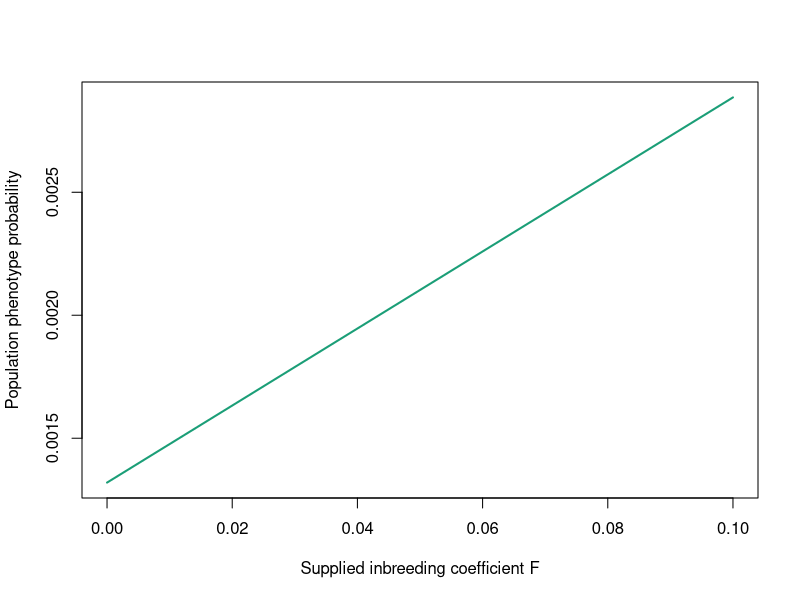

Source code (R):
## ---- chunk 1
#| label: genotype-frequencies
q <- 0.02
genotype_frequencies <- function(q,F=0) {
  stopifnot(length(q)==1,is.finite(q),q>=0,q<=1,
            length(F)==1,is.finite(F),F>=0,F<=1)
  p <- 1-q
  c(AA=p^2+F*p*q,Aa=2*p*q*(1-F),aa=q^2+F*p*q)
}
freq <- genotype_frequencies(q)
stopifnot(abs(sum(freq)-1)<1e-12,
          max(abs(freq-c(0.9604,0.0392,0.0004)))<1e-12)
data.frame(genotype=names(freq),probability=unname(freq),
           expected_in_100000=100000*unname(freq))
## ---- chunk 2
#| label: penetrance-models
full_recessive <- c(AA=0,Aa=0,aa=1)
incomplete <- c(AA=0,Aa=0,aa=0.8)
background <- c(AA=0.001,Aa=0.001,aa=0.8)
phenotype_probability <- function(freq,penetrance) {
  stopifnot(identical(names(freq),names(penetrance)),
            all(is.finite(freq)),all(freq>=0),abs(sum(freq)-1)<1e-12,
            all(is.finite(penetrance)),all(penetrance>=0),all(penetrance<=1))
  sum(freq*penetrance)
}
models <- list(Full_recessive=full_recessive,Incomplete=incomplete,
               Background=background)
K <- vapply(models,function(f) phenotype_probability(freq,f),numeric(1))
stopifnot(max(abs(K-c(0.0004,0.00032,0.0013196)))<1e-12)
K
## ---- chunk 3
#| label: inbreeding-comparison
F_values <- c(0,0.01,0.0625)
comparison <- do.call(rbind,lapply(F_values,function(F) {
  g <- genotype_frequencies(q,F)
  stopifnot(abs(g["aa"]+g["Aa"]/2-q)<1e-12)
  data.frame(F=F,heterozygote=unname(g["Aa"]),aa=unname(g["aa"]),
             phenotype=phenotype_probability(g,background))
}))
comparison
## ---- chunk 4
#| label: inbreeding-risk-plot
F_grid <- seq(0,0.1,length.out=100)
plot(F_grid,vapply(F_grid,function(F) {
  phenotype_probability(genotype_frequencies(q,F),background)
},numeric(1)),type="l",lwd=2,col="#1b9e77",
     xlab="Supplied inbreeding coefficient F",ylab="Population phenotype probability")
## ---- chunk 5
#| label: inbreeding-identity-check
g_F <- genotype_frequencies(q,0.0625)
change <- phenotype_probability(g_F,background)-K["Background"]
expected_change <- 0.0625*q*(1-q)*
  (background["AA"]-2*background["Aa"]+background["aa"])
stopifnot(abs(change-expected_change)<1e-12)
## ---- chunk 6
#| label: known-parent-crosses
cross_probabilities <- function(sire_dosage,dam_dosage) {
  stopifnot(length(sire_dosage)==1,length(dam_dosage)==1,
            sire_dosage %in% 0:2,dam_dosage %in% 0:2)
  ps <- sire_dosage/2
  pd <- dam_dosage/2
  c(AA=(1-ps)*(1-pd),Aa=ps*(1-pd)+(1-ps)*pd,aa=ps*pd)
}
carrier_cross <- cross_probabilities(1,1)
stopifnot(max(abs(carrier_cross-c(0.25,0.5,0.25)))<1e-12)
data.frame(genotype=names(carrier_cross),probability=unname(carrier_cross))
c(full_recessive=phenotype_probability(carrier_cross,full_recessive),
  incomplete=phenotype_probability(carrier_cross,incomplete),
  background=phenotype_probability(carrier_cross,background))
## ---- chunk 7
#| label: genotype-given-phenotype
posterior_genotype <- freq*background/K["Background"]
stopifnot(abs(sum(posterior_genotype)-1)<1e-12)
data.frame(genotype=names(freq),given_phenotype=unname(posterior_genotype))
c(phenotype_given_aa=background["aa"],aa_given_phenotype=posterior_genotype["aa"])
## ---- chunk 8
#| label: reverse-frequency-assumptions
observed_K <- 0.0004
penetrances <- c(1,0.8,0.5)
q_scenarios <- sqrt(observed_K/penetrances)
data.frame(supplied_aa_penetrance=penetrances,q=q_scenarios,
           check_K=penetrances*q_scenarios^2)
naive_q_background <- sqrt(K["Background"])
c(true_supplied_q=q,naive_sqrt_prevalence=naive_q_background)
## ---- chunk 9
genotype_frequencies(0.01)
cross <- cross_probabilities(0,1)
cross
phenotype_probability(cross,background)
heterozygote_only <- c(AA=0,Aa=1,aa=0)
c(F0=phenotype_probability(genotype_frequencies(q,0),heterozygote_only),
  F01=phenotype_probability(genotype_frequencies(q,0.1),heterozygote_only))
